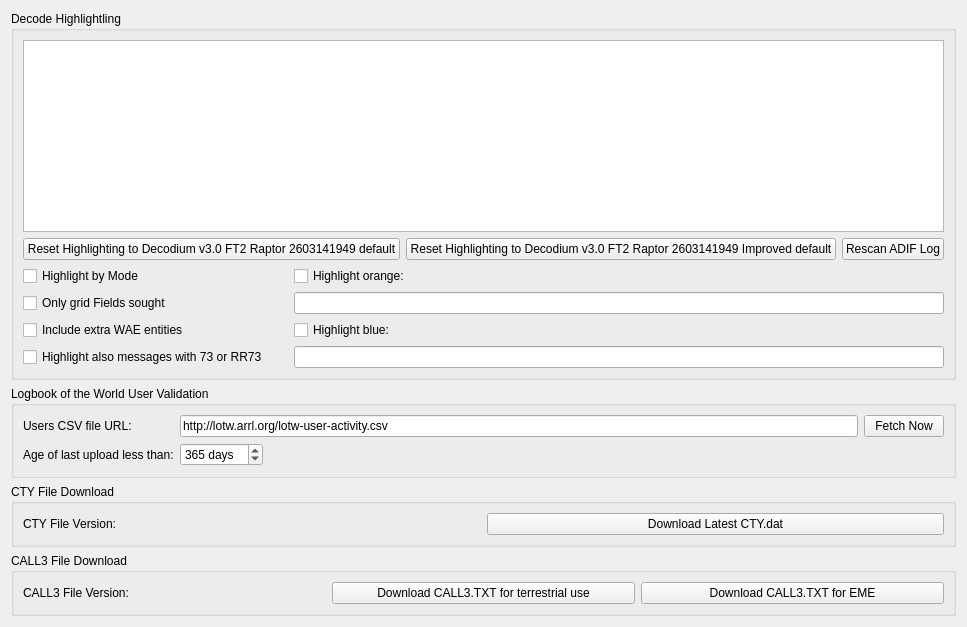
     <widget class="QWidget" name="colors_tab">
      <attribute name="title">
       <string>Colors</string>
      </attribute>
      <layout class="QVBoxLayout" name="verticalLayout_7">
       <item>
        <widget class="QGroupBox" name="groupBox_12">
         <property name="title">
          <string>Decode Highlightling</string>
         </property>
         <layout class="QGridLayout" name="gridLayout_5">
          <item row="1" column="0" colspan="2">
           <layout class="QHBoxLayout" name="horizontalLayout_20">
            <item>
             <widget class="QPushButton" name="reset_highlighting_to_defaults_push_button">
              <property name="toolTip">
               <string>&lt;html&gt;&lt;head/&gt;&lt;body&gt;&lt;p&gt;Push to reset all highlight items above to default values and priorities.&lt;/p&gt;&lt;/body&gt;&lt;/html&gt;</string>
              </property>
              <property name="text">
               <string>Reset Highlighting to Decodium v3.0 FT2 Raptor 2603141949 default</string>
              </property>
             </widget>
            </item>
            <item>
             <widget class="QPushButton" name="reset_highlighting_to_defaults2_push_button">
              <property name="text">
               <string>Reset Highlighting to Decodium v3.0 FT2 Raptor 2603141949 Improved default</string>
              </property>
             </widget>
            </item>
            <item>
             <widget class="QPushButton" name="rescan_log_push_button">
              <property name="toolTip">
               <string>&lt;html&gt;&lt;head/&gt;&lt;body&gt;&lt;p&gt;Click to scan the decodium_log.adi ADIF file again for worked before information&lt;/p&gt;&lt;/body&gt;&lt;/html&gt;</string>
              </property>
              <property name="text">
               <string>Rescan ADIF Log</string>
              </property>
             </widget>
            </item>
           </layout>
          </item>
          <item row="0" column="0" colspan="2">
           <widget class="DecodeHighlightingListView" name="highlighting_list_view">
            <property name="sizePolicy">
             <sizepolicy hsizetype="Expanding" vsizetype="Preferred">
              <horstretch>0</horstretch>
              <verstretch>0</verstretch>
             </sizepolicy>
            </property>
            <property name="contextMenuPolicy">
             <enum>Qt::ActionsContextMenu</enum>
            </property>
            <property name="acceptDrops">
             <bool>true</bool>
            </property>
            <property name="toolTip">
             <string>&lt;html&gt;&lt;head/&gt;&lt;body&gt;&lt;p&gt;Enable or disable using the check boxes and right-click an item to change or unset the foreground color, background color, or reset the item to default values. Drag and drop the items to change their priority, higher in the list is higher in priority.&lt;/p&gt;&lt;p&gt;Note that each foreground or background color may be either set or unset, unset means that it is not allocated for that item's type and lower priority items may apply.&lt;/p&gt;&lt;/body&gt;&lt;/html&gt;</string>
            </property>
            <property name="editTriggers">
             <set>QAbstractItemView::NoEditTriggers</set>
            </property>
            <property name="dragEnabled">
             <bool>true</bool>
            </property>
            <property name="dragDropMode">
             <enum>QAbstractItemView::InternalMove</enum>
            </property>
            <property name="defaultDropAction">
             <enum>Qt::MoveAction</enum>
            </property>
            <property name="selectionMode">
             <enum>QAbstractItemView::SingleSelection</enum>
            </property>
            <property name="resizeMode">
             <enum>QListView::Adjust</enum>
            </property>
           </widget>
          </item>
          <item row="3" column="0" colspan="2">
           <layout class="QGridLayout" name="gridLayout_23">
            <item row="1" column="0">
             <widget class="QCheckBox" name="only_fields_check_box">
              <property name="toolTip">
               <string>Check to for grid highlighting to only apply to unworked grid fields</string>
              </property>
              <property name="text">
               <string>Only grid Fields sought</string>
              </property>
             </widget>
            </item>
            <item row="0" column="1">
             <spacer name="horizontalSpacer_5">
              <property name="orientation">
               <enum>Qt::Horizontal</enum>
              </property>
              <property name="sizeType">
               <enum>QSizePolicy::Fixed</enum>
              </property>
              <property name="sizeHint" stdset="0">
               <size>
                <width>20</width>
                <height>20</height>
               </size>
              </property>
             </spacer>
            </item>
            <item row="2" column="0">
             <widget class="QCheckBox" name="include_WAE_check_box">
              <property name="text">
               <string>Include extra WAE entities</string>
              </property>
             </widget>
            </item>
            <item row="3" column="0">
             <widget class="QCheckBox" name="highlight_73_check_box">
              <property name="text">
               <string>Highlight also messages with 73 or RR73</string>
              </property>
             </widget>
            </item>
            <item row="0" column="0">
             <widget class="QCheckBox" name="highlight_by_mode_check_box">
              <property name="toolTip">
               <string>&lt;html&gt;&lt;head/&gt;&lt;body&gt;&lt;p&gt;Check to indicate new DXCC entities, grid squares, and callsigns per mode.&lt;/p&gt;&lt;/body&gt;&lt;/html&gt;</string>
              </property>
              <property name="text">
               <string>Highlight by Mode</string>
              </property>
             </widget>
            </item>
            <item row="0" column="2">
             <widget class="QCheckBox" name="highlight_orange_check_box">
              <property name="toolTip">
               <string>&lt;html&gt;&lt;head/&gt;&lt;body&gt;&lt;p&gt;Highlight callsigns or grids with orange background color. Callsigns and/or grids must be separated by a comma, and there must be a comma after each callsign.&lt;/p&gt;&lt;/body&gt;&lt;/html&gt;</string>
              </property>
              <property name="text">
               <string>Highlight orange:</string>
              </property>
             </widget>
            </item>
            <item row="2" column="2">
             <widget class="QCheckBox" name="highlight_blue_check_box">
              <property name="toolTip">
               <string>&lt;html&gt;&lt;head/&gt;&lt;body&gt;&lt;p&gt;Highlight callsigns or grids with blue background color. Callsigns and/or grids must be separated by a comma, and there must be a comma after each callsign.&lt;/p&gt;&lt;/body&gt;&lt;/html&gt;</string>
              </property>
              <property name="text">
               <string>Highlight blue:</string>
              </property>
             </widget>
            </item>
            <item row="1" column="2">
             <widget class="QLineEdit" name="highlight_orange_callsigns">
              <property name="toolTip">
               <string>&lt;html&gt;&lt;head/&gt;&lt;body&gt;&lt;p&gt;Highlight callsigns or grids with orange background color. Callsigns and/or grids must be separated by a comma, and there must be a comma after each callsign.&lt;/p&gt;&lt;/body&gt;&lt;/html&gt;</string>
              </property>
             </widget>
            </item>
            <item row="3" column="2">
             <widget class="QLineEdit" name="highlight_blue_callsigns">
              <property name="toolTip">
               <string>&lt;html&gt;&lt;head/&gt;&lt;body&gt;&lt;p&gt;Highlight callsigns or grids with blue background color. Callsigns and/or grids must be separated by a comma, and there must be a comma after each callsign.&lt;/p&gt;&lt;/body&gt;&lt;/html&gt;</string>
              </property>
             </widget>
            </item>
           </layout>
          </item>
         </layout>
        </widget>
       </item>
       <item>
        <widget class="QGroupBox" name="groupBox_11">
         <property name="toolTip">
          <string>&lt;html&gt;&lt;head/&gt;&lt;body&gt;&lt;p&gt;Controls for Logbook of the World user lookup.&lt;/p&gt;&lt;/body&gt;&lt;/html&gt;</string>
         </property>
         <property name="title">
          <string>Logbook of the World User Validation</string>
         </property>
         <layout class="QFormLayout" name="formLayout_18">
          <item row="1" column="0">
           <widget class="QLabel" name="label_15">
            <property name="text">
             <string>Users CSV file URL:</string>
            </property>
            <property name="buddy">
             <cstring>LotW_CSV_URL_line_edit</cstring>
            </property>
           </widget>
          </item>
          <item row="1" column="1">
           <layout class="QHBoxLayout" name="LotW_Layout">
            <item>
             <widget class="QLineEdit" name="LotW_CSV_URL_line_edit">
              <property name="toolTip">
               <string>&lt;html&gt;&lt;head/&gt;&lt;body&gt;&lt;p&gt;URL of the ARRL LotW user's last upload dates and times data file which is used to highlight decodes from stations that are known to upload their log file to LotW.&lt;/p&gt;&lt;/body&gt;&lt;/html&gt;</string>
              </property>
              <property name="accessibleName">
               <string>URL</string>
              </property>
              <property name="text">
               <string>http://lotw.arrl.org/lotw-user-activity.csv</string>
              </property>
             </widget>
            </item>
            <item>
             <widget class="QPushButton" name="LotW_CSV_fetch_push_button">
              <property name="toolTip">
               <string>&lt;html&gt;&lt;head/&gt;&lt;body&gt;&lt;p&gt;Push this button to fetch the latest LotW user's upload date and time data file.&lt;/p&gt;&lt;/body&gt;&lt;/html&gt;</string>
              </property>
              <property name="text">
               <string>Fetch Now</string>
              </property>
             </widget>
            </item>
           </layout>
          </item>
          <item row="2" column="1">
           <layout class="QHBoxLayout" name="LotW_Layout_2">
            <item>
             <widget class="QSpinBox" name="LotW_days_since_upload_spin_box">
              <property name="toolTip">
               <string>&lt;html&gt;&lt;head/&gt;&lt;body&gt;&lt;p&gt;Adjust this spin box to set the age threshold of LotW user's last upload date that is accepted as a current LotW user.&lt;/p&gt;&lt;/body&gt;&lt;/html&gt;</string>
              </property>
              <property name="accessibleName">
               <string>Days since last upload</string>
              </property>
              <property name="suffix">
               <string> days</string>
              </property>
              <property name="minimum">
               <number>0</number>
              </property>
              <property name="maximum">
               <number>9999</number>
              </property>
              <property name="value">
               <number>365</number>
              </property>
             </widget>
            </item>
            <item>
             <spacer name="horizontalSpacer_2">
              <property name="orientation">
               <enum>Qt::Horizontal</enum>
              </property>
              <property name="sizeHint" stdset="0">
               <size>
                <width>40</width>
                <height>20</height>
               </size>
              </property>
             </spacer>
            </item>
            <item>
             <widget class="QLabel" name="LotW_CSV_status_label">
              <property name="minimumSize">
               <size>
                <width>240</width>
                <height>0</height>
               </size>
              </property>
              <property name="text">
               <string/>
              </property>
             </widget>
            </item>
           </layout>
          </item>
          <item row="2" column="0">
           <widget class="QLabel" name="label_14">
            <property name="text">
             <string>Age of last upload less than:</string>
            </property>
            <property name="buddy">
             <cstring>LotW_days_since_upload_spin_box</cstring>
            </property>
           </widget>
          </item>
         </layout>
        </widget>
       </item>
       <item>
        <spacer name="horizontalSpacer_8">
         <property name="orientation">
          <enum>Qt::Horizontal</enum>
         </property>
         <property name="sizeHint" stdset="0">
          <size>
           <width>0</width>
           <height>0</height>
          </size>
         </property>
        </spacer>
       </item>
       <item>
        <widget class="QGroupBox" name="cty_groupBox">
         <property name="title">
          <string>CTY File Download</string>
         </property>
         <layout class="QHBoxLayout" name="cty_horizontalLayout">
          <item>
           <widget class="QLabel" name="CTY_file_label">
            <property name="text">
             <string>CTY File Version: </string>
            </property>
           </widget>
          </item>
          <item>
           <widget class="QPushButton" name="CTY_download_button">
            <property name="text">
             <string>Download Latest CTY.dat</string>
            </property>
           </widget>
          </item>
         </layout>
        </widget>
       </item>
       <item>
        <widget class="QGroupBox" name="call3_groupBox">
         <property name="title">
          <string>CALL3 File Download</string>
         </property>
         <layout class="QHBoxLayout" name="call3_horizontalLayout">
          <item>
           <widget class="QLabel" name="CALL3_file_label">
            <property name="text">
             <string>CALL3 File Version:</string>
            </property>
           </widget>
          </item>
          <item>
           <widget class="QPushButton" name="CALL3_download_button">
            <property name="toolTip">
             <string>Dowload latest CALL3.TXT file.</string>
            </property>
            <property name="text">
             <string>Download CALL3.TXT for terrestrial use</string>
            </property>
           </widget>
          </item>
          <item>
           <widget class="QPushButton" name="CALL3_EME_download_button">
            <property name="toolTip">
             <string>Dowload latest CALL3.TXT file for EME. This version is suitable for JT65 Deep Search.</string>
            </property>
            <property name="text">
             <string>Download CALL3.TXT for EME</string>
            </property>
           </widget>
          </item>
         </layout>
        </widget>
       </item>
      </layout>
     </widget>
